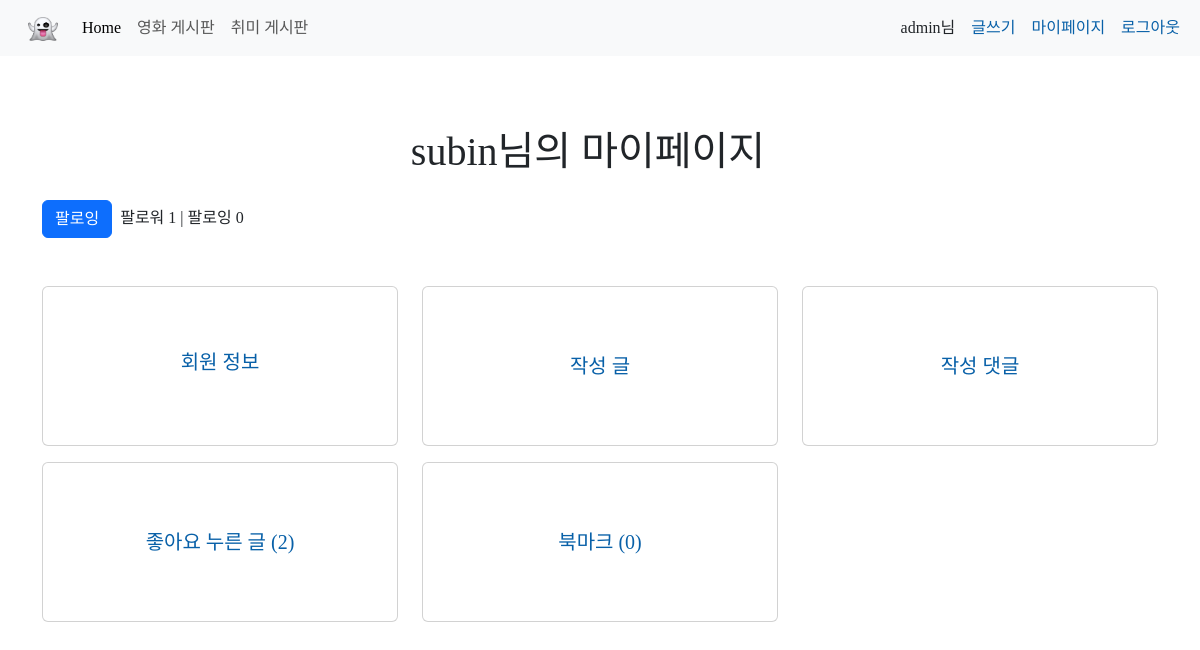
/accounts/6/ (signed in), run on the app's committed database.
### accounts/models.py (models this page shows, shortened)
class User(AbstractUser):
    followings = models.ManyToManyField('self', symmetrical=False, related_name='followers')
    class Meta(AbstractUser.Meta):
        swappable = "AUTH_USER_MODEL"

### accounts/views.py (the view)
# urls.py: path("<int:pk>/", views.mypage, name="mypage"),
@login_required
def mypage(request, pk):
    user = get_user_model().objects.get(pk=pk)
    context = {
        "user": user
    }
    return render(request, "accounts/mypage.html", context)

### accounts/templates/accounts/mypage.html
{% extends 'base.html' %}
{% load django_bootstrap5 %}
{% block content %}
  <div class="container my-5">
    <div class="d-flex justify-content-center align-items-center">
      <h1 class="me-4 my-4">{{ user.username }}님의 마이페이지</h1>
    </div>
    <div>
      {% if request.user != user %}
        {% if request.user in user.followers.all %}
        <a href="{% url 'accounts:follow' user.pk %}" class="btn btn-primary me-1">팔로잉</a>
        {% else %}
        <a href="{% url 'accounts:follow' user.pk %}" class="btn btn-outline-primary me-1">팔로우</a>
        {% endif %}
      {% endif %}
      <span> 팔로워 {{ user.followers.count }} | 팔로잉 {{ user.followings.count }}</span>
    </div>
    <div class="row my-5">
      <div class="col-sm-4 mb-3">
        <div class="card text-center" style="height: 10rem;">
          <div class="card-body d-flex align-items-center justify-content-center" style="display: inline-block; text-align: center;">
            <a href="{% url 'accounts:detail' user.pk %}">
              <h5 class="card-title">회원 정보</h5>
            </a>
          </div>
        </div>
      </div>
      <div class="col-sm-4 mb-3">
        <div class="card text-center" style="height: 10rem;">
          <div class="card-body d-flex align-items-center justify-content-center">
            <a href="{% url 'accounts:articles' user.pk %}">
              <h5 class="card-title my-auto">작성 글</h5>
            </a>
          </div>
        </div>
      </div>
      <div class="col-sm-4 mb-3">
        <div class="card text-center" style="height: 10rem;">
          <div class="card-body d-flex align-items-center justify-content-center">
            <a href="{% url 'accounts:comments' user.pk %}">
              <h5 class="card-title my-auto">작성 댓글</h5>
            </a>
          </div>
        </div>
      </div>
      <div class="col-sm-4 mb-3">
        <div class="card text-center" style="height: 10rem;">
          <div class="card-body d-flex align-items-center justify-content-center">
            <a href="{% url 'accounts:likes' user.pk %}">
              <h5 class="card-title my-auto">좋아요 누른 글 ({{ user.like_articles.count }})</h5>
            </a>
          </div>
        </div>
      </div>
      <div class="col-sm-4 mb-3">
        <div class="card text-center" style="height: 10rem;">
          <div class="card-body d-flex align-items-center justify-content-center">
            <a href="{% url 'accounts:comments' user.pk %}">
              <h5 class="card-title my-auto">북마크 (0)</h5>
            </a>
          </div>
        </div>
      </div>
    </div>
  </div>
{% endblock content %}

### templates/base.html (shortened to what this page needs)
{% load django_bootstrap5 %}
{% load static %}
<!doctype html>
<html lang="en">
<head>
  {% bootstrap_css %}
  <link rel="stylesheet" href="{% static 'css/styles.css' %}">
</head>
<body>
  <header>
    <nav class="navbar navbar-expand-lg bg-light">
      <div class="container-fluid">
        <a class="navbar-brand" href="#">
          <img src="{% static 'image/pngwing.com.png' %}" alt="Logo" width="30" height="24" class="d-inline-block align-text-top ms-3">
        </a>
        <div class="collapse navbar-collapse d-flex justify-content-between" id="navbarNavAltMarkup">
          <div class="navbar-nav">
            <a class="nav-link active" aria-current="page" href="{% url 'main' %}">Home</a>
            <a class="nav-link" href="{% url 'articles:index' %}">영화 게시판</a>
            <a class="nav-link" href="#">취미 게시판</a>
          </div>
          <div>
            {% if request.user.is_authenticated %}
            <div class="d-flex justify-content-center">
              <p class="my-auto mx-2">{{ request.user }}님</p>
              <a href="{% url 'articles:create' %}" class="my-auto mx-2">글쓰기</a>
              <a href="{% url 'accounts:mypage' request.user.pk %}" class="my-auto mx-2">마이페이지</a>
              <a href="{% url 'accounts:logout' %}" class="my-auto mx-2">로그아웃</a>
            </div>
            {% else %}
            <div class="d-flex justify-content-center">
              <a href="{% url 'accounts:signup' %}" class="my-auto mx-2">회원가입</a>
              <a href="{% url 'accounts:login' %}" class="my-auto mx-2">로그인</a>
            </div>
            {% endif %}
          </div>
        </div>
      </div>
    </nav>
  </header>
  <main>
    {% block content %}
    {% endblock content %}
  </main>
</body>
</html>

### static/css/styles.css (style rules this page uses)
* { font-family: 'Pretendard-Regular'; }
a { text-decoration: none; color: rgb(8, 96, 168); }

### data on the page
User: user "admin"
User: username "subin", followers.count "1", followings.count "0", like_articles.count "2"
